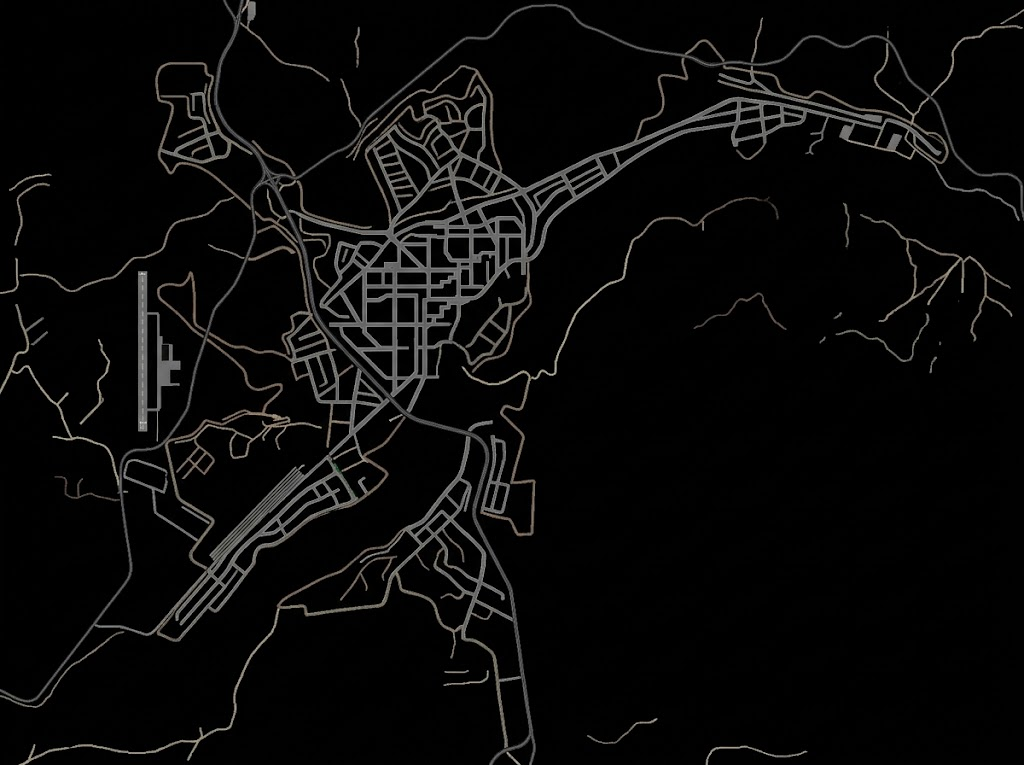
#> input picture assets/art/road_mask.png, 1024 x 765 px
$ python build_road_nav_mask.py '#' grava road_nav_mask.png
#> lines starting #> are read from the running program, lines starting #| are printed output that depends on the picture; after the words box and inside, x2 and y2 are one past the last pixel; in counts of white or black regions, pixels touching at a corner belong together
#!/usr/bin/env python3
"""Deriva a mascara navegavel do trafego a partir da malha original do autor.

`road_mask.png` e o desenho de referencia e nunca e alterado. O jogo consulta
`road_nav_mask.png`, uma versao binaria que:

1. considera estrada todo pixel com luminosidade >= 35;
2. mantem apenas o maior componente conectado (a cidade/BRs sem ilhas soltas);
3. aplica um fechamento morfologico de 1 px para reconectar microfuros de
   antialias nas bordas, sem criar pontes largas entre bairros;
4. mantem apenas o maior componente resultante.

Essa derivacao reproduz exatamente o PNG usado pelo projeto. O fechamento e
deliberadamente pequeno: quem manda no desenho continua sendo a malha anexada.

Uso:
    python3 tools/build_road_nav_mask.py          # grava road_nav_mask.png
    python3 tools/build_road_nav_mask.py --check  # so confere, nao grava

Requer numpy, Pillow e scipy (as mesmas dependencias de
tools/build_traffic_routes.py).
"""
from __future__ import annotations

import sys
from pathlib import Path

import numpy as np
from PIL import Image
from scipy.ndimage import binary_closing, label

RAIZ = Path(__file__).resolve().parent.parent
ORIGEM = RAIZ / "assets" / "art" / "road_mask.png"
DESTINO = RAIZ / "assets" / "art" / "road_nav_mask.png"
LIMIAR = 35


def construir() -> np.ndarray:
    img = Image.open(ORIGEM).convert("L")
    estrada = np.asarray(img, dtype=np.uint8) >= LIMIAR
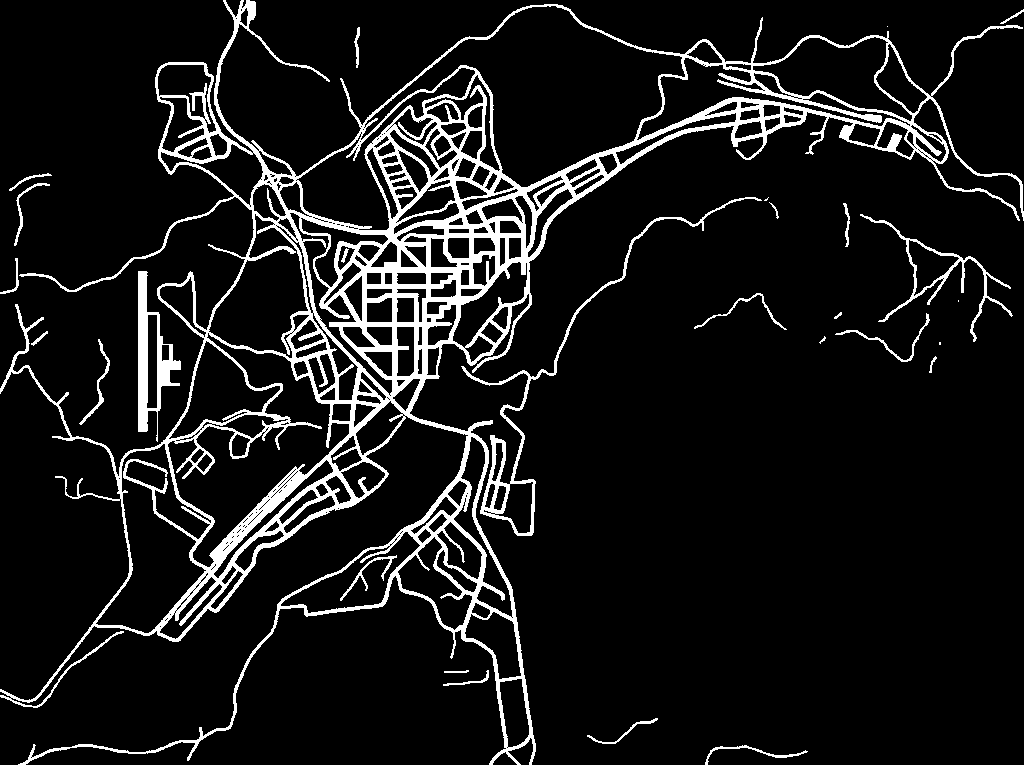
#> estrada: shape (765, 1024) bool; 9.5% white; 28 white regions (5 under 20 px), largest, box (x1, y1, x2, y2) and area: (0, 0, 1024, 765) 64951, (461, 197, 762, 536) 2848, (138, 271, 181, 442) 2495
    rotulos, n = label(estrada, structure=np.ones((3, 3)))
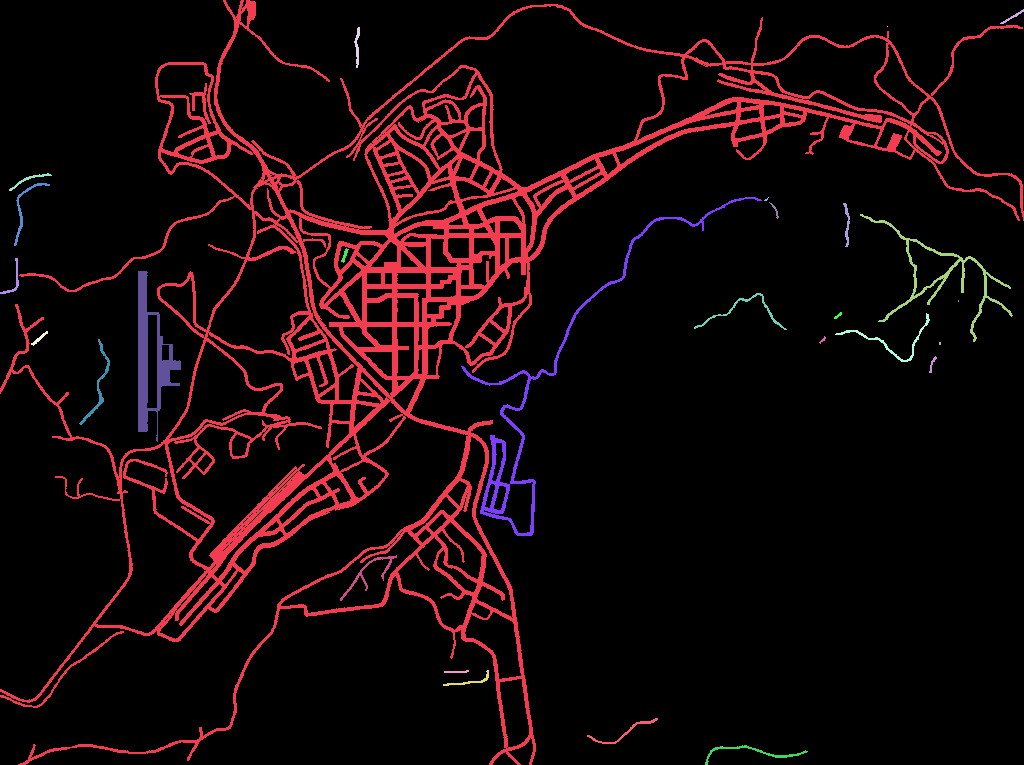
#> rotulos: shape (765, 1024) int32; 29 distinct labels, from 0 to 28; one colour per label, 0 black
#> n = 28
    if n < 1:
        raise SystemExit("mascara sem pixels de estrada")
    tamanhos = np.bincount(rotulos.ravel())
#> tamanhos = 29 values, max 708893 at index 0, min 1 at index 3, mean 27012.4
    principal = int(np.argmax(tamanhos[1:])) + 1
#> principal = 1
    if tamanhos[principal] < 1000:
        raise SystemExit("componente principal da mascara pequeno demais")

    malha = rotulos == principal
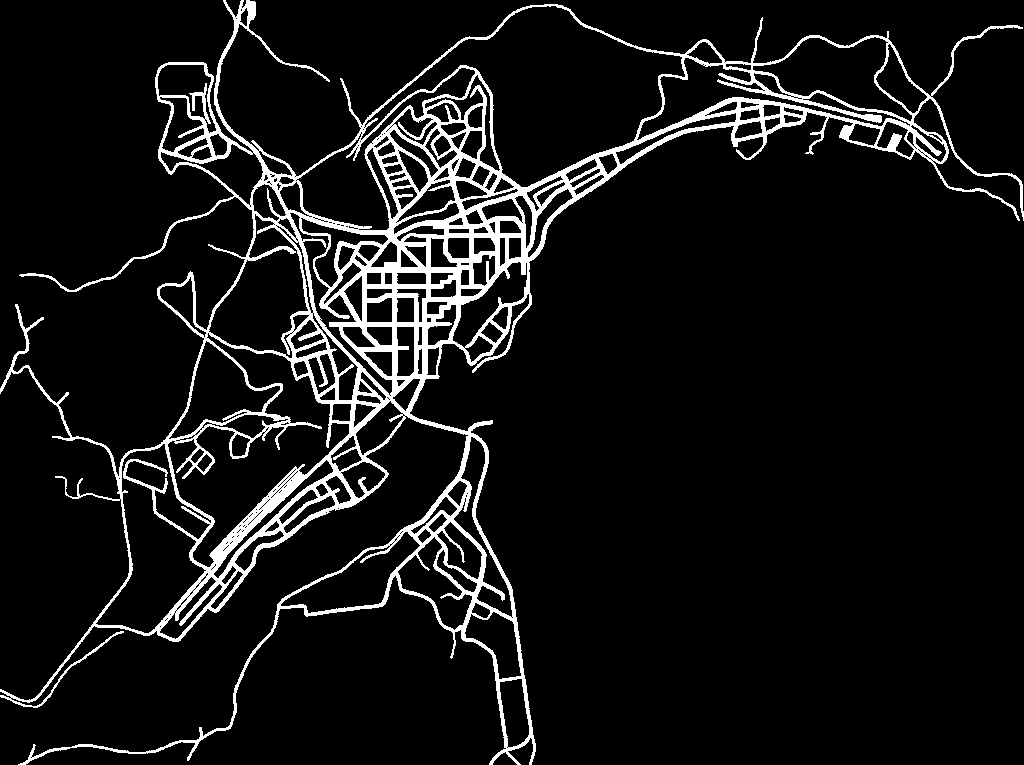
#> malha: shape (765, 1024) bool; 8.3% white; 1 white region, box (x1, y1, x2, y2) and area: (0, 0, 1024, 765) 64951
    malha = binary_closing(malha, structure=np.ones((3, 3)), iterations=1)
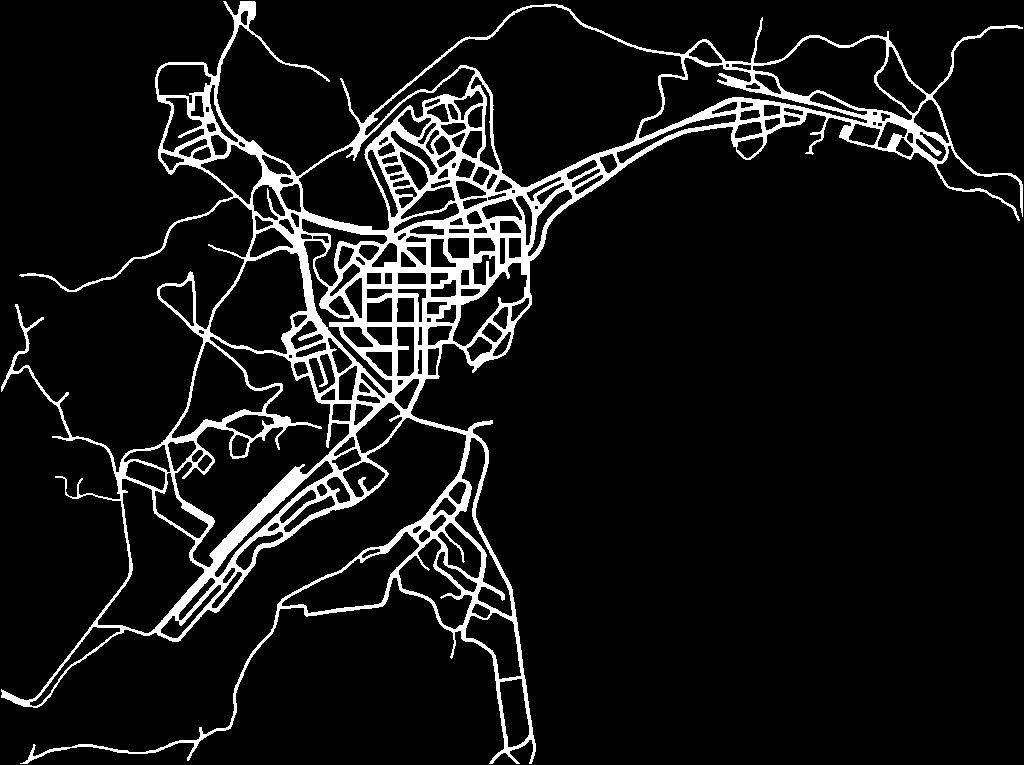
#> malha: shape (765, 1024) bool; 8.7% white; 1 white region, box (x1, y1, x2, y2) and area: (1, 1, 1023, 764) 68115
    rotulos2, n2 = label(malha, structure=np.ones((3, 3)))
#> n2 = 1
    tamanhos2 = np.bincount(rotulos2.ravel())
#> tamanhos2 = [715245, 68115]
    principal2 = int(np.argmax(tamanhos2[1:])) + 1
#> principal2 = 1
    return rotulos2 == principal2


def main() -> int:
    nav = construir()
    if "--check" in sys.argv:
        atual = np.asarray(Image.open(DESTINO).convert("L")) >= 127
        if atual.shape != nav.shape:
            print(f"DIVERGE: dimensoes {atual.shape} != {nav.shape}")
            return 1
        diferenca = int(np.count_nonzero(atual != nav))
        print(f"road_nav_mask.png: {atual.shape[1]}x{atual.shape[0]}, "
              f"{int(nav.sum())} px de estrada, {diferenca} px de diferenca")
        return 1 if diferenca else 0
    Image.fromarray((nav.astype(np.uint8) * 255), mode="L").save(DESTINO, optimize=True)
    print(f"gravado {DESTINO} ({DESTINO.stat().st_size} bytes, "
          f"{int(nav.sum())} px de estrada)")
#| gravado assets/art/road_nav_mask.png (23141 bytes, 68115 px de estrada)
    return 0


if __name__ == "__main__":
    raise SystemExit(main())
#> (the program exits here)
